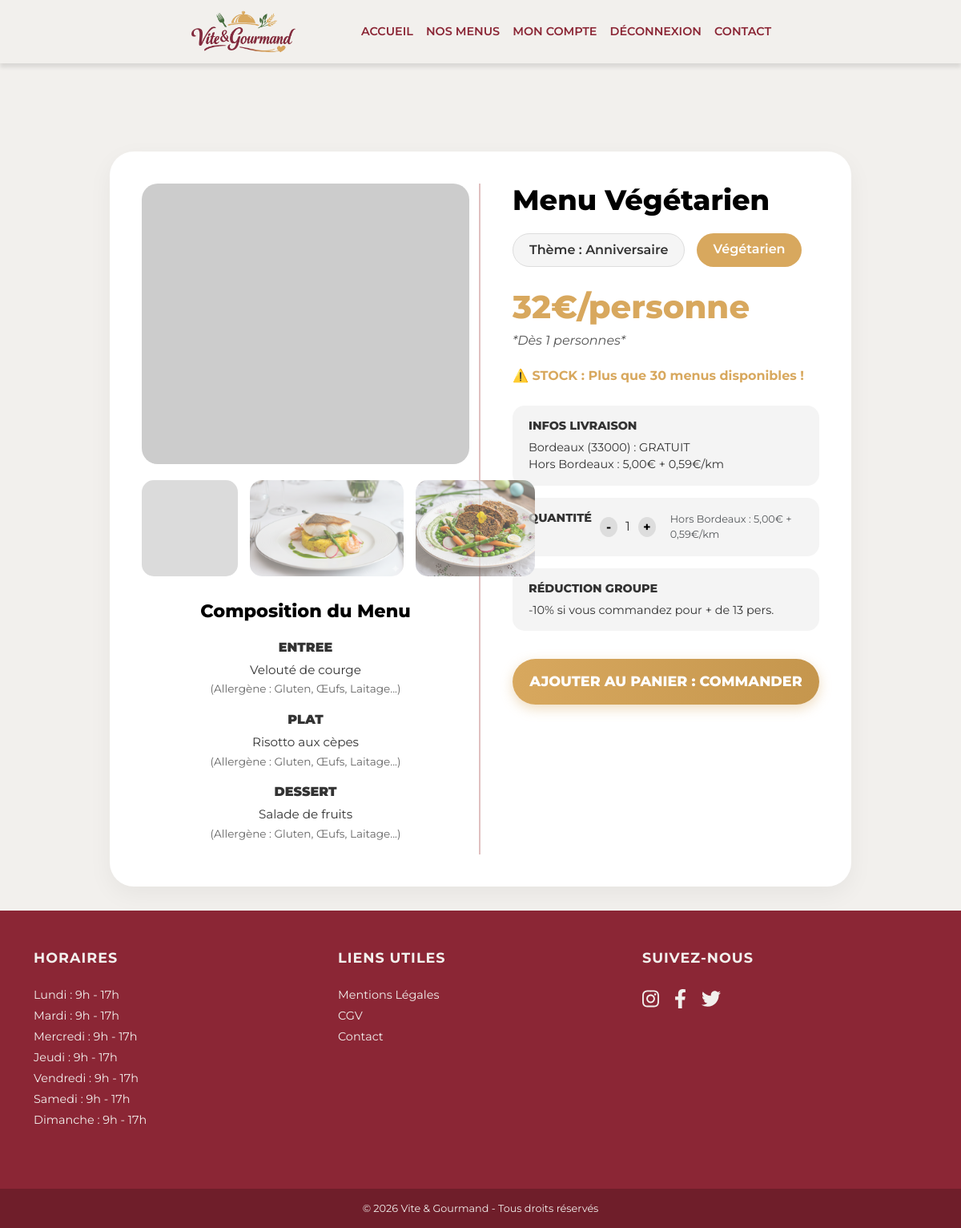
Page /index.php?page=menu&id=2 (signed in) on the committed database.
### tables this page shows
CREATE TABLE plat (
    plat_id INT AUTO_INCREMENT PRIMARY KEY,
    titre_plat VARCHAR(100) NOT NULL,
    description TEXT,
    photo VARCHAR(255),
    categorie ENUM('entree', 'plat', 'dessert') NOT NULL
);

CREATE TABLE menu (
    menu_id INT AUTO_INCREMENT PRIMARY KEY,
    titre VARCHAR(100) NOT NULL,
    description TEXT NOT NULL,
    prix_par_personne DECIMAL(10, 2) NOT NULL,
    nombre_personne_min INT NOT NULL DEFAULT 1,
    quantite_restante INT NOT NULL DEFAULT 0,
    image_principale VARCHAR(255),
    image_entree VARCHAR(255) DEFAULT NULL,
    image_plat VARCHAR(255) DEFAULT NULL,
    image_dessert VARCHAR(255) DEFAULT NULL,
    theme_id INT,
    regime_id INT,
    FOREIGN KEY (theme_id) REFERENCES theme(theme_id) ON DELETE SET NULL,
    FOREIGN KEY (regime_id) REFERENCES regime(regime_id) ON DELETE SET NULL
);

CREATE TABLE theme (
    theme_id INT AUTO_INCREMENT PRIMARY KEY,
    libelle VARCHAR(50) NOT NULL
);

CREATE TABLE regime (
    regime_id INT AUTO_INCREMENT PRIMARY KEY,
    libelle VARCHAR(50) NOT NULL
);

### models/menu.php (called while the page is built, shortened)
<?php
class Menu {
    public static function getById($id) {
        global $pdo;
        $sql = "SELECT menu.*, theme.libelle AS theme_nom, regime.libelle AS regime_nom
                FROM menu
                LEFT JOIN theme ON menu.theme_id = theme.theme_id
                LEFT JOIN regime ON menu.regime_id = regime.regime_id
                WHERE menu.menu_id = :id";
        $stmt = $pdo->prepare($sql);
        $stmt->bindParam(':id', $id, PDO::PARAM_INT);
        $stmt->execute();
        return $stmt->fetch();
    }
    public static function getPlatsByMenuId($menu_id) {
        global $pdo;
        $sql = "SELECT p.* FROM plat p
                JOIN menu_plat mp ON p.plat_id = mp.plat_id
                WHERE mp.menu_id = :menu_id
                ORDER BY FIELD(p.categorie, 'entree', 'plat', 'dessert')";
        $stmt = $pdo->prepare($sql);
        $stmt->bindParam(':menu_id', $menu_id, PDO::PARAM_INT);
        $stmt->execute();
        return $stmt->fetchAll();
    }
}
?>

### views/menus/detail_menu.php (the view, shortened to what this page needs)
<?php require_once 'Views/partials/header.php'; ?>
<link rel="stylesheet" href="assets/css/detail_menu.css">
<div class="container">
    <div class="row justify-content-center">
        <div class="col-lg-10">
            <div class="detail-card">
                <div class="row">
                    <div class="col-md-6 vertical-divider">
                        <?php
                            $imgName = $menu['image_principale'];
                            $imgPath = "assets/images/menu/" . $imgName;
                            if(empty($imgName) || !file_exists($imgPath)) { $imgPath = "https://via.placeholder.com/600x600?text=Menu"; }
                        ?>
                        <div class="main-image-container">
                            <img src="<?php echo $imgPath; ?>" class="main-image clickable" alt="<?php echo htmlspecialchars($menu['titre']); ?>" onclick="openModal(this.src)">
                        </div>
                        <div class="thumbnails-row">
                            <img src="<?php echo $imgPath; ?>" class="thumb-img" alt="Vue principale" onclick="changeMainImage(this.src)">
                            <img src="assets/images/menu/menu_entreprisee.png" class="thumb-img" alt="Test Image 2" onclick="changeMainImage(this.src)">
                            <img src="assets/images/menu/menu_vege.png" class="thumb-img" alt="Test Image 3" onclick="changeMainImage(this.src)">
                        </div>
                        <div class="composition-section">
                            <h3 class="composition-title">Composition du Menu</h3>
                            <?php foreach ($plats as $plat): ?>
                                <div class="mb-3">
                                    <div class="plat-category"><?php echo htmlspecialchars($plat['categorie']); ?></div>
                                    <div class="plat-name"><?php echo htmlspecialchars($plat['titre_plat']); ?></div>
                                    <div class="allergenes">
                                        (Allergène : Gluten, Œufs, Laitage...)
                                    </div>
                                </div>
                            <?php endforeach; ?>
                        </div>
                    </div>
                    <div class="col-md-6 right-col-content">
                        <h1 class="menu-title-detail">
                            <?php echo htmlspecialchars($menu['titre']); ?>
                        </h1>
                        <div class="badges-row">
                            <div class="badge-pill-theme">Thème : <?php echo htmlspecialchars($menu['theme_nom']); ?></div>
                            <div class="badge-pill-regime"><?php echo htmlspecialchars($menu['regime_nom']); ?></div>
                        </div>
                        <div class="price-large">
                            <?php echo number_format($menu['prix_par_personne'], 0, ',', ' '); ?>€/personne
                        </div>
                        <div class="min-personnes">*Dès <?php echo $menu['nombre_personne_min'] ?? 8; ?> personnes*</div>
                        <div class="stock-alert">
                            ⚠️ STOCK : Plus que <?php echo $menu['quantite_restante']; ?> menus disponibles !
                        </div>
                        <div class="info-box">
                            <div class="info-box-title">INFOS LIVRAISON</div>
                            <div class="info-box-text">
                                Bordeaux (33000) : GRATUIT<br>
                                Hors Bordeaux : 5,00€ + 0,59€/km
                            </div>
                        </div>
                        <div class="info-box">
                            <div class="qty-selector">
                                <span class="info-box-title m-0">QUANTITÉ : </span>
                                <button class="qty-btn">-</button>
                                <span><?php echo $menu['nombre_personne_min'] ?? 8; ?></span>
                                <button class="qty-btn">+</button>
                                <span class="ms-2 text-muted" style="font-size:0.8rem;">Hors Bordeaux : 5,00€ + 0,59€/km</span>
                            </div>
                        </div>
                        <div class="info-box">
                            <div class="info-box-title">RÉDUCTION GROUPE</div>
                            <div class="info-box-text">
                                -10% si vous commandez pour + de 13 pers.
                            </div>
                        </div>
                        <button class="btn-panier">
                            AJOUTER AU PANIER : COMMANDER
                        </button>
                    </div>
                </div>
            </div>
        </div>
    </div>
</div>
<?php require_once 'Views/partials/footer.php'; ?>

### assets/css/detail_menu.css (style rules this page uses)
body { background-color: #F2F0ED; font-family: 'Montserrat', sans-serif; color: #333; }
.detail-card { background: white; border-radius: 30px; box-shadow: 0 10px 30px rgba(0,0,0,0.05); overflow: hidden; margin-top: 30px; margin-bottom: 30px; padding: 40px; position: relative; }
.vertical-divider { border-right: 2px solid #E0C0C0; }
.main-image-container { border-radius: 20px; overflow: hidden; height: 350px; margin-bottom: 20px; }
.main-image { width: 100%; height: 100%; object-fit: cover; }
.thumbnails-row { display: flex; gap: 15px; margin-bottom: 30px; }
.thumb-img { width: calc(50% - 7.5px); height: 120px; border-radius: 15px; object-fit: cover; }
.composition-section { text-align: center; }
.composition-title { font-weight: 800; font-size: 1.4rem; margin-bottom: 20px; color: #000; }
.plat-category { font-weight: 900; text-transform: uppercase; font-size: 1rem; margin-bottom: 5px; margin-top: 15px; }
.plat-name { font-size: 0.95rem; margin-bottom: 2px; }
.allergenes { font-size: 0.85rem; color: #666; }
.right-col-content { padding-left: 40px; display: flex; flex-direction: column; height: 100%; }
.menu-title-detail { font-weight: 800; font-size: 2.2rem; line-height: 1.2; margin-bottom: 20px; color: #000; }
.badges-row { display: flex; gap: 15px; margin-bottom: 20px; }
.badge-pill-theme { background-color: #F5F5F5; border: 1px solid #ddd; border-radius: 50px; padding: 8px 20px; font-weight: 600; color: #333; }
.badge-pill-regime { background-color: #D8A85E; border-radius: 50px; padding: 8px 20px; font-weight: 600; color: white; }
.price-large { color: #D8A85E; font-weight: 800; font-size: 2.5rem; margin-bottom: 0; }
.min-personnes { font-style: italic; color: #555; font-size: 1rem; margin-bottom: 20px; }
.stock-alert { color: #D8A85E; font-weight: bold; display: flex; align-items: center; gap: 10px; margin-bottom: 25px; }
.info-box { background-color: #F4F4F4; border-radius: 15px; padding: 15px 20px; margin-bottom: 15px; }
.info-box-title { font-weight: 800; font-size: 0.9rem; margin-bottom: 5px; text-transform: uppercase; }
.info-box-text { font-size: 0.9rem; color: #333; }
.qty-selector { display: flex; align-items: center; gap: 10px; }
.qty-btn { background: #ddd; border: none; width: 25px; height: 25px; border-radius: 50%; font-weight: bold; cursor: pointer; }
.btn-panier { background: linear-gradient(90deg, #D8A85E 0%, #c5964d 100%); color: white; font-weight: 800; text-transform: uppercase; border: none; width: 100%; padding: 15px; border-radius: 50px; font-size: 1.1rem; margin-top: 20px; box-shadow: 0 5px 15px rgba(216, 168, 94, 0.4); transition: transform 0.2s; }
.main-image.clickable { cursor: zoom-in; transition: opacity 0.2s; }
.thumb-img { width: calc(50% - 7.5px); height: 120px; border-radius: 15px; object-fit: cover; cursor: pointer; transition: all 0.2s ease; opacity: 0.7; }

### rows in the picture
plat: categorie "ENTREE", titre_plat "Velouté de courge"
plat: categorie "PLAT", titre_plat "Risotto aux cèpes"
plat: categorie "DESSERT", titre_plat "Salade de fruits"
menu: titre "Menu Végétarien", theme.libelle "Anniversaire", regime.libelle "Végétarien", prix_par_personne "32", nombre_personne_min "1", quantite_restante "30"
